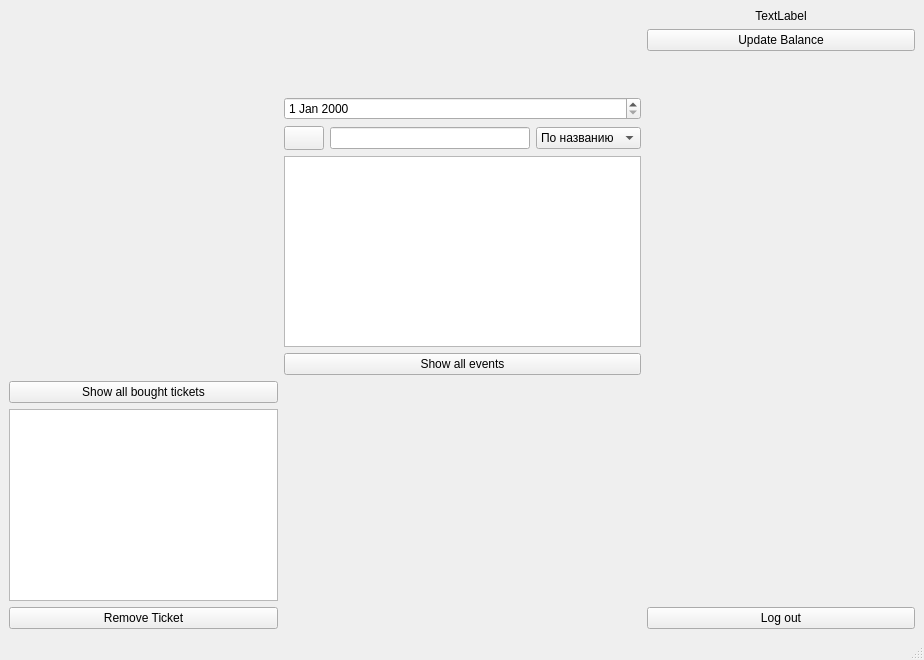
<?xml version="1.0" encoding="UTF-8"?>
<ui version="4.0">
 <class>MainMenu</class>
 <widget class="QMainWindow" name="MainMenu">
  <property name="geometry">
   <rect>
    <x>0</x>
    <y>0</y>
    <width>924</width>
    <height>660</height>
   </rect>
  </property>
  <property name="windowTitle">
   <string>MainMenu</string>
  </property>
  <widget class="QWidget" name="centralwidget">
   <layout class="QGridLayout" name="gridLayout">
    <item row="6" column="2">
     <spacer name="verticalSpacer">
      <property name="orientation">
       <enum>Qt::Vertical</enum>
      </property>
      <property name="sizeHint" stdset="0">
       <size>
        <width>20</width>
        <height>40</height>
       </size>
      </property>
     </spacer>
    </item>
    <item row="3" column="1">
     <widget class="QDateEdit" name="searchDate"/>
    </item>
    <item row="0" column="2">
     <widget class="QLabel" name="balanceLabel">
      <property name="text">
       <string>TextLabel</string>
      </property>
      <property name="alignment">
       <set>Qt::AlignCenter</set>
      </property>
     </widget>
    </item>
    <item row="7" column="0">
     <widget class="QPushButton" name="removeTicketButton">
      <property name="text">
       <string>Remove Ticket</string>
      </property>
     </widget>
    </item>
    <item row="1" column="2">
     <widget class="QPushButton" name="updateBalanceBtn">
      <property name="text">
       <string>Update Balance</string>
      </property>
     </widget>
    </item>
    <item row="6" column="0">
     <widget class="QListWidget" name="ticketsList"/>
    </item>
    <item row="2" column="1">
     <spacer name="verticalSpacer_2">
      <property name="orientation">
       <enum>Qt::Vertical</enum>
      </property>
      <property name="sizeHint" stdset="0">
       <size>
        <width>20</width>
        <height>40</height>
       </size>
      </property>
     </spacer>
    </item>
    <item row="4" column="2">
     <spacer name="horizontalSpacer_2">
      <property name="orientation">
       <enum>Qt::Horizontal</enum>
      </property>
      <property name="sizeHint" stdset="0">
       <size>
        <width>40</width>
        <height>20</height>
       </size>
      </property>
     </spacer>
    </item>
    <item row="4" column="0">
     <spacer name="horizontalSpacer">
      <property name="orientation">
       <enum>Qt::Horizontal</enum>
      </property>
      <property name="sizeHint" stdset="0">
       <size>
        <width>40</width>
        <height>20</height>
       </size>
      </property>
     </spacer>
    </item>
    <item row="7" column="2">
     <widget class="QPushButton" name="justButton">
      <property name="text">
       <string>Log out</string>
      </property>
     </widget>
    </item>
    <item row="4" column="1">
     <layout class="QVBoxLayout" name="verticalLayout">
      <item>
       <layout class="QHBoxLayout" name="horizontalLayout">
        <item>
         <widget class="QPushButton" name="searchButton">
          <property name="sizePolicy">
           <sizepolicy hsizetype="Fixed" vsizetype="Fixed">
            <horstretch>0</horstretch>
            <verstretch>0</verstretch>
           </sizepolicy>
          </property>
          <property name="minimumSize">
           <size>
            <width>36</width>
            <height>24</height>
           </size>
          </property>
          <property name="text">
           <string/>
          </property>
         </widget>
        </item>
        <item>
         <widget class="QLineEdit" name="searchInput">
          <property name="enabled">
           <bool>true</bool>
          </property>
          <property name="sizePolicy">
           <sizepolicy hsizetype="Minimum" vsizetype="Fixed">
            <horstretch>0</horstretch>
            <verstretch>0</verstretch>
           </sizepolicy>
          </property>
          <property name="minimumSize">
           <size>
            <width>200</width>
            <height>0</height>
           </size>
          </property>
         </widget>
        </item>
        <item>
         <widget class="QComboBox" name="chooseSearch">
          <item>
           <property name="text">
            <string>По названию</string>
           </property>
          </item>
          <item>
           <property name="text">
            <string>По дате</string>
           </property>
          </item>
         </widget>
        </item>
       </layout>
      </item>
      <item>
       <widget class="QListWidget" name="eventList"/>
      </item>
      <item>
       <widget class="QPushButton" name="showAllEventsButton">
        <property name="text">
         <string>Show all events</string>
        </property>
       </widget>
      </item>
     </layout>
    </item>
    <item row="5" column="0">
     <widget class="QPushButton" name="showAllBoughtTickets">
      <property name="text">
       <string>Show all bought tickets</string>
      </property>
     </widget>
    </item>
   </layout>
  </widget>
  <widget class="QMenuBar" name="menubar">
   <property name="geometry">
    <rect>
     <x>0</x>
     <y>0</y>
     <width>924</width>
     <height>21</height>
    </rect>
   </property>
  </widget>
  <widget class="QStatusBar" name="statusbar"/>
 </widget>
 <resources/>
 <connections/>
</ui>
